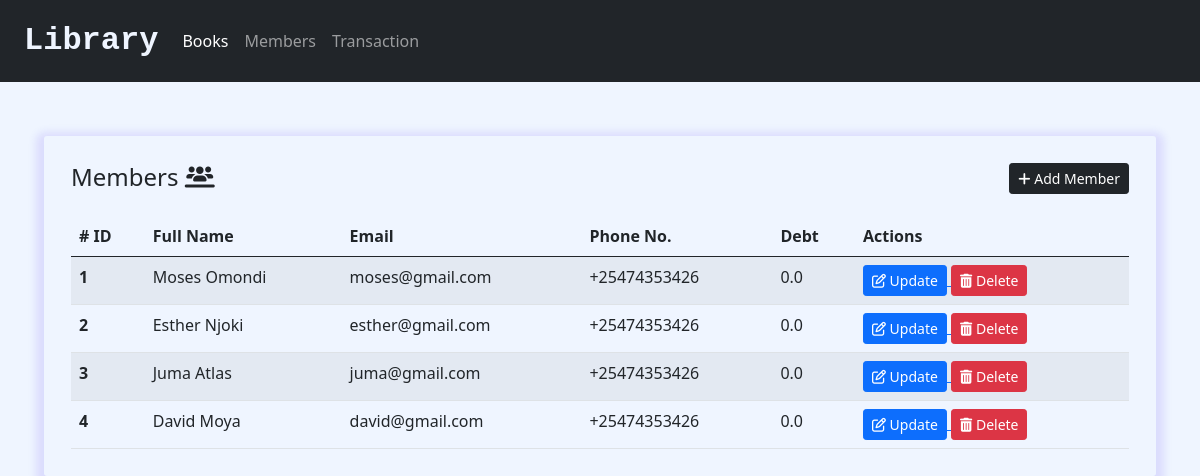
/members, run on the app's committed database.
### system/model.py (models this page shows, shortened)
class Member(db.Model):
    id = db.Column(db.Integer, primary_key=True)
    name = db.Column(db.String(100), nullable=False)
    email = db.Column(db.String(120), unique=True, nullable=False)
    phone = db.Column(db.String(10), nullable=True)
    debt = db.Column(db.Float, default=0.0)

### system/route.py (the view)
@app.route('/members')
def members():
    members = Member.query.all()
    return render_template('members.html', members=members)

### system/templates/members.html (shortened to what this page needs)
{% extends 'base.html' %}
{% block content %}
    <div class='content'>
          <div class="box">
            <div class='add'>
                <h4 class="">Members <i class="fa-solid fa-users-line"></i></h4>
                <a href='{{url_for("newMember")}}'>
                    <button type="button" class='btn btn-dark btn-sm btn-flat'><i class='fa fa-plus'></i> Add Member</button>
                </a>
            </div>
                <div class="box-body">
                    <table class="table table-striped table-hover">
                        <thead>
                            <tr>
                                <th scope="col"># ID</th>
                                <th scope="col">Full Name</th>
                                <th scope="col">Email</th>
                                <th scope="col">Phone No.</th>
                                <th scope="col">Debt</th>
                                <th scope="col">Actions</th>
                            </tr>
                        </thead>
                        <tbody>
                            {% for member in members %}
                                <tr>
                                    <th scope="row">{{member.id}}</th>
                                    <td>{{member.name}}</td>
                                    <td>{{member.email}}</td>
                                    <td>{{member.phone}}</td>
                                    <td>{{member.debt}}</td>
                                    <td>
                                        <a href="{{url_for('updateMember', member_id=member.id)}}">
                                            <button type="button" class='btn btn-primary btn-sm btn-flat'><i class='fa fa-edit'></i> Update</button>
                                        </a>
                                        <button type="button" class='btn btn-danger btn-sm delete btn-flat'
                                        data-bs-toggle="modal" data-bs-target="#exampleModal{{member.id}}"><i
                                            class='fa fa-trash'></i> Delete</button>
                                    </td>
                                </tr>
                            {% endfor %}
                        </tbody>
                    </table>
                </div>
            </div>
    </div>
{% endblock %}

### system/static/style.css (style rules this page uses)
:root { --primary: #0463FA; --light: #EFF5FF; --dark: #1B2C51; }
body { background: var(--light); }
.content { padding: 27px; box-shadow: 0 4px 8px 8px rgba(48, 6, 237, 0.1); border-radius: 3px; width: 100%; margin-top: 20px; margin-bottom: 20px; }
.box { width: 100%; }
.box .add { display: flex; justify-content: space-between; margin-bottom: 16px; width: 100%; }
.table { width: 100%; margin-bottom: 0; }

### data on the page
Member: id "1", name "Moses Omondi", email "moses@gmail.com", phone "+25474353426", debt "0.0"
Member: id "2", name "Esther Njoki", email "esther@gmail.com", phone "+25474353426", debt "0.0"
Member: id "3", name "Juma Atlas", email "juma@gmail.com", phone "+25474353426", debt "0.0"
Member: id "4", name "David Moya", email "david@gmail.com", phone "+25474353426", debt "0.0"
